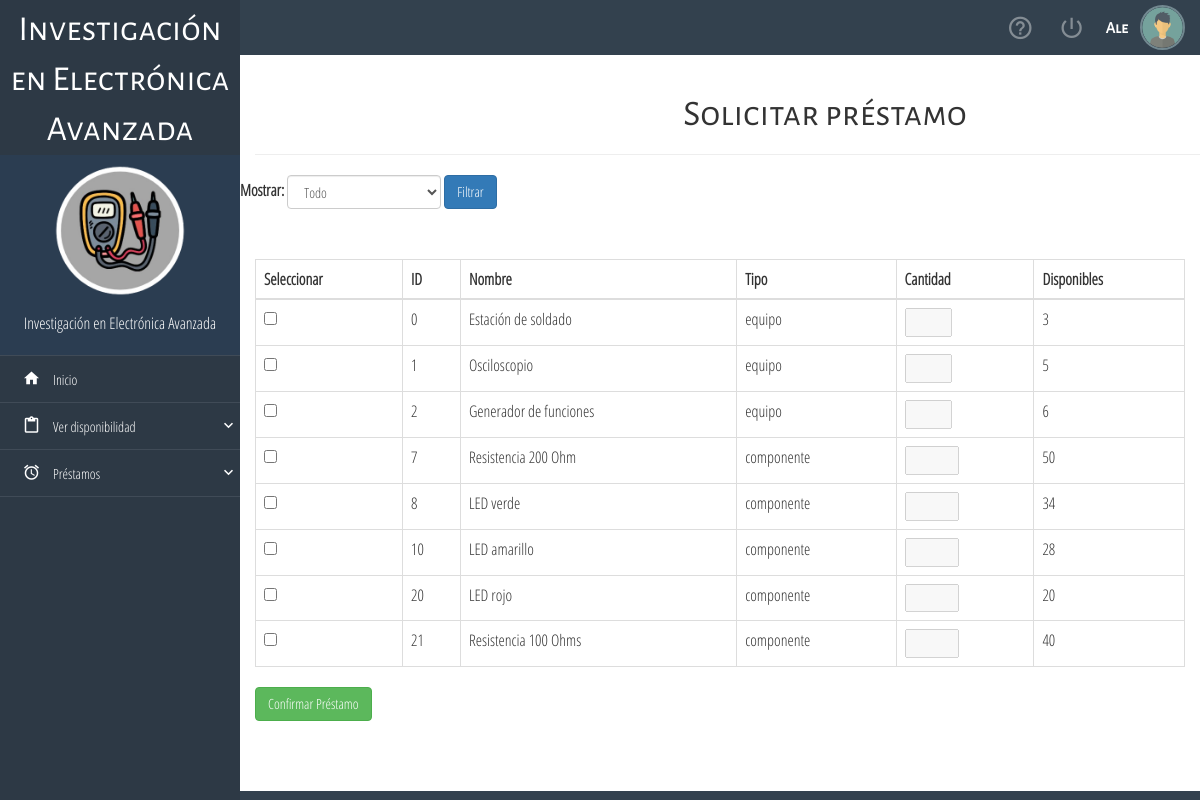
The page /soliPrestamo.php (signed in) on the database its author committed.
### tables this page shows
CREATE TABLE `catalogo` (
  `ID` int(11) NOT NULL,
  `nombre` varchar(30) NOT NULL,
  `tipo` enum('equipo','componente') NOT NULL,
  `cantidad` int(11) NOT NULL,
  `disponibles` int(11) NOT NULL
);

### soliPrestamo.php (the view, shortened to what this page needs)
<?php
include("conexion.php");
$tipo = isset($_GET['tipo']) ? $_GET['tipo'] : 'todo';
if ($tipo == 'equipos') {
    $query = "SELECT ID, nombre, tipo, cantidad, disponibles FROM catalogo WHERE tipo = 'equipo'";
} elseif ($tipo == 'componentes') {
    $query = "SELECT ID, nombre, tipo, cantidad, disponibles FROM catalogo WHERE tipo = 'componente'";
} else {
    $query = "SELECT ID, nombre, tipo, cantidad, disponibles FROM catalogo";
}
$result = $mysqli->query($query);
$catalogo = $result->num_rows > 0 ? $result->fetch_all(MYSQLI_ASSOC) : [];
?>
<!DOCTYPE html>
<html lang="es">
<head>
    <link rel="stylesheet" href="css/sweet-alert.css">
    <link rel="stylesheet" href="css/material-design-iconic-font.min.css">
    <link rel="stylesheet" href="css/normalize.css">
    <link rel="stylesheet" href="css/bootstrap.min.css">
    <link rel="stylesheet" href="css/jquery.mCustomScrollbar.css">
    <link rel="stylesheet" href="css/style.css">
</head>
<body>
    <div class="navbar-lateral full-reset">
        <div class="full-reset container-menu-movile custom-scroll-containers">
            <div class="full-reset all-tittles">
                <div class="biblioteca">
                    <center>Investigación en Electrónica Avanzada</center>
                </div>
            </div>
            <div class="full-reset" style="background-color:#2B3D51; padding: 10px 0; color:#fff;">
                <figure>
                    <img src="assets/img/logo1.png" alt="Biblioteca" class="img-responsive center-box" style="width:55%;">
                </figure>
                <p class="text-center" style="padding-top: 15px;">Investigación en Electrónica Avanzada</p>
            </div>
            <div class="full-reset nav-lateral-list-menu">
                <ul class="list-unstyled">
                    <li><a href="iniciouser.php"><i class="zmdi zmdi-home zmdi-hc-fw"></i>&nbsp;&nbsp; Inicio</a></li>
                    <li>
                        <div class="dropdown-menu-button"><i class="zmdi zmdi-assignment-o zmdi-hc-fw"></i>&nbsp;&nbsp; Ver disponibilidad <i class="zmdi zmdi-chevron-down pull-right zmdi-hc-fw"></i></div>
                    </li>
                    <li>
                        <div class="dropdown-menu-button"><i class="zmdi zmdi-alarm zmdi-hc-fw"></i>&nbsp;&nbsp; Préstamos <i class="zmdi zmdi-chevron-down pull-right zmdi-hc-fw"></i></div>
                    </li>
                </ul>
            </div>
        </div>
    </div>
    <div class="content-page-container full-reset custom-scroll-containers">
        <nav class="navbar-user-top full-reset">
            <ul class="list-unstyled full-reset">
                <figure>
                    <img src="assets/img/user03.png" alt="user-picture" class="img-responsive img-circle center-box">
                </figure>
                <li style="color:#fff; cursor:default;">
                    <span class="all-tittles"><strong><?php echo $_SESSION['user'];?></strong></span>
                </li>
                <li class="tooltips-general exit-system-button" data-href="index.php" data-placement="bottom" title="Salir del sistema">
                    <i class="zmdi zmdi-power"></i>
                </li>
                <li class="tooltips-general btn-help" data-placement="bottom" title="Ayuda">
                    <i class="zmdi zmdi-help-outline zmdi-hc-fw"></i>
                </li>
            </ul>
        </nav>
        <div class="container">
            <div class="page-header">
                <h1 class="all-tittles"><center>Solicitar préstamo</center></h1>
            </div>
        </div>
        <form method="GET" action="soliPrestamo.php" class="form-inline">
            <div class="form-group">
                <label for="tipo">Mostrar:</label>
                <select name="tipo" id="tipo" class="form-control">
                    <option value="todo" <?php if ($tipo == 'todo') echo 'selected'; ?>>Todo</option>
                </select>
            </div>
            <button type="submit" class="btn btn-primary">Filtrar</button>
        </form>
        <div class="container-fluid" style="margin: 50px 0;">
             <form method="POST" action="confirmaPrestamo.php" onsubmit="return validateForm();">
            <table class="table table-bordered">
                <thead>
                    <tr>
                        <th>Seleccionar</th>
                        <th>ID</th>
                        <th>Nombre</th>
                        <th>Tipo</th>
                        <th>Cantidad</th>
                        <th>Disponibles</th>
                    </tr>
                </thead>
                <tbody>
                    <?php if (!empty($catalogo)): ?>
                        <?php foreach ($catalogo as $item): ?>
                            <tr>
                                <td>
                                    <input type="checkbox" name="materiales[]" value="<?php echo $item['ID']; ?>" data-type="<?php echo $item['tipo']; ?>" data-disponibles="<?php echo $item['disponibles']; ?>" data-nombre="<?php echo $item['nombre']; ?>" onclick="toggleQuantityInput(this);">
                                </td>
                                <td><?php echo $item['ID']; ?></td>
                                <td><?php echo $item['nombre']; ?></td>
                                <td><?php echo $item['tipo']; ?></td>
                                <td>
                                <input type="number" name="cantidad[<?php echo $item['ID']; ?>]" min="1" max="<?php echo $item['tipo'] == 'componente' ? $item['disponibles'] : '1'; ?>" disabled>
                                </td>
                                <td><?php echo $item['disponibles']; ?></td>
                            </tr>
                        <?php endforeach; ?>
                    <?php else: ?>
                        <tr>
                            <td colspan="6" class="text-center">No hay datos disponibles</td>
                        </tr>
                    <?php endif; ?>
                </tbody>
            </table>
            <button type="submit" class="btn btn-success">Confirmar Préstamo</button>
            </form>
        </div>
        <footer class="footer full-reset">
        </footer>
    </div>
</body>
</html>

### css/style.css (style rules this page uses)
html, body { height: 100%; margin: 0; padding: 0; width: 100%; font-size: 16px; font-family: "Parrafos" !important; background-color: #fff; }
.all-tittles { font-family: "Titulos" !important; }
.center-box { margin: 0 auto; }
.full-reset { margin: 0; padding: 0; width: 100%; }
.navbar-user-top { background-color: #33414E; height: 55px; position: relative; top: 0; left: 0; z-index: 7; }
.navbar-user-top > ul { height: 55px; padding: 0 15px; margin: 0; }
.navbar-user-top > ul > li { display: inline-block; float: right; color: rgba(255,255,255,.4); height: 55px; margin: 0 12px; text-align: center; cursor: pointer; line-height: 55px; }
.navbar-user-top > ul > li > i { font-size: 27px; line-height: 55px; }
.navbar-user-top > ul > figure > img { width: 45px; float: right; height: 45px; border: 2px solid #728890; margin-top: 5px; }
.navbar-lateral { width: 20%; height: 100%; position: absolute; top: 0; left: 0; z-index: 1; }
.container-menu-movile { background-color: #2D3945; height: 100% !important; }
.content-page-container { height: 100%; position: absolute; top: 0; right: 0; z-index: 1; width: 80%; background-color: #fff; }
.nav-lateral-list-menu ul li { margin: 0; padding: 0; display: block; }
.nav-lateral-list-menu ul li a, .nav-lateral-list-menu ul li div { width: 100%; min-height: 45px; line-height: 45px; display: block; padding: 0; padding-left: 20px; font-size: 14px; text-decoration: none; color: #fff; border-bottom: 1px solid rgba(230,233,238,.1); transition: .3s all ease-in-out; -moz-transition: .3s all ease-in-out; -ms-transition: .3s all ease-in-out; -webkit-transition: .3s all ease-in-out; }
.nav-lateral-list-menu i { font-size: 18px; line-height: 45px; }
.nav-lateral-list-menu ul li:first-child { border-top: 1px solid rgba(230,233,238,.1); }
.nav-lateral-list-menu ul li div { cursor: pointer; }
.footer { background-color: #33414E; height: auto; color: #fff; padding-top: 20px; margin-top: 70px; }
@media (min-width: 1200px) { .navbar-lateral { display: inherit !important; } }

### soliPrestamo.php (style rules this page uses)
.biblioteca { margin-top: 5px; color: white; font-size: 35px; }

### rows shown on the page
catalogo: ID "0", nombre "Estación de soldado", tipo "equipo", disponibles "3"
catalogo: ID "1", nombre "Osciloscopio", tipo "equipo", disponibles "5"
catalogo: ID "2", nombre "Generador de funciones", tipo "equipo", disponibles "6"
catalogo: ID "7", nombre "Resistencia 200 Ohm", tipo "componente", disponibles "50"
catalogo: ID "8", nombre "LED verde", tipo "componente", disponibles "34"
catalogo: ID "10", nombre "LED amarillo", tipo "componente", disponibles "28"
catalogo: ID "20", nombre "LED rojo", tipo "componente", disponibles "20"
catalogo: ID "21", nombre "Resistencia 100 Ohms", tipo "componente", disponibles "40"

### other values the page prints
$_SESSION['user'] "Ale"
